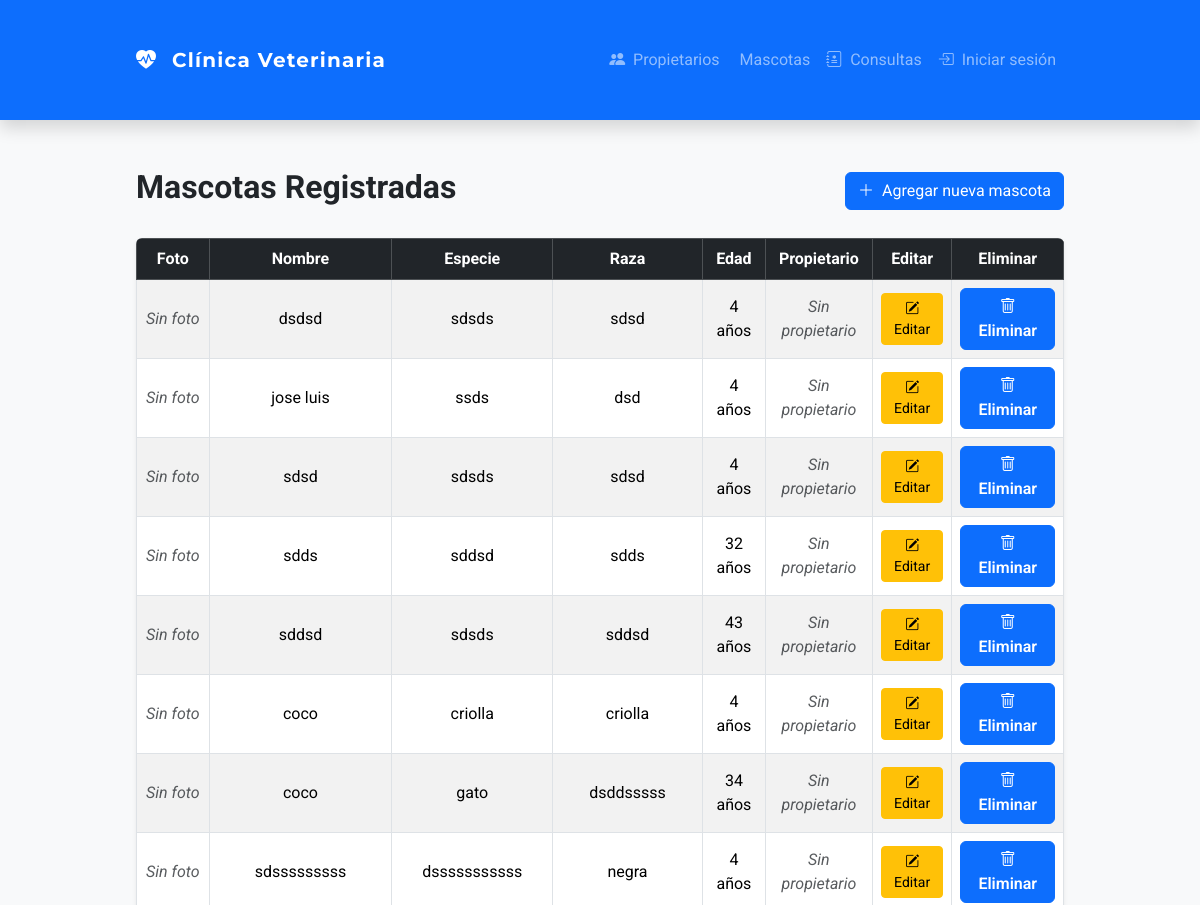
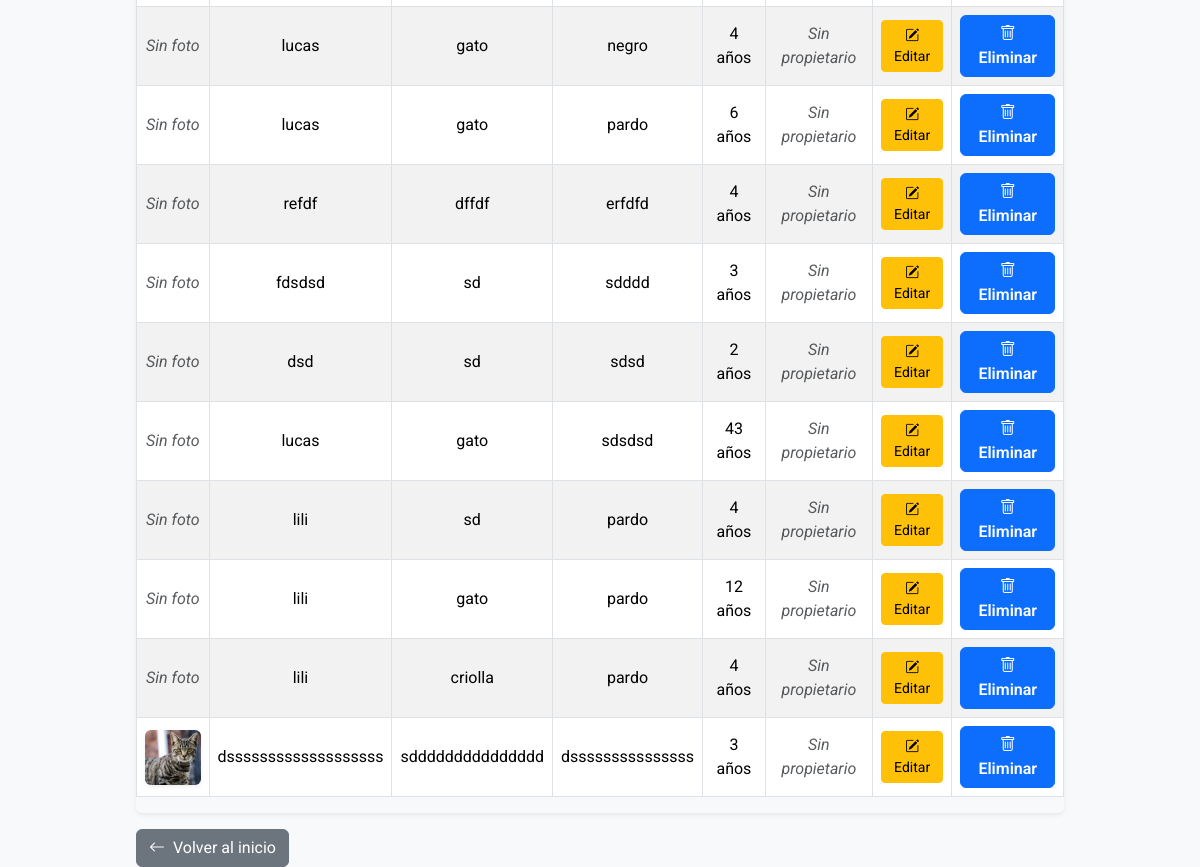
The app's page /mascotas/ with its own data (2 pictures, top to bottom).
### historialApp/models.py (models this page shows, shortened)
class Mascota(models.Model):
    nombre = models.CharField(max_length=100)
    especie = models.CharField(max_length=100)
    raza = models.CharField(max_length=100)
    edad = models.IntegerField()
    propietario = models.ForeignKey('Propietario', on_delete=models.CASCADE)
    foto = models.ImageField(upload_to='fotos_mascotas/', blank=True, null=True)  # <-- Aquí

### historialApp/views.py (the view)
# urls.py: path('mascotas/', views.lista_mascotas, name='lista_mascotas'),
def lista_mascotas(request):
    mascotas = Mascota.objects.all()
    return render(request, 'historialApp/mascotas.html', {'mascotas': mascotas})

### historialApp/templates/historialApp/mascotas.html (shortened to what this page needs)
{% extends 'historialApp/base.html' %}
{% block content %}
<div class="d-flex justify-content-between align-items-center mb-4">
    <h2 class="fw-bold">Mascotas Registradas</h2>
    <a href="{% url 'crear_mascota' %}" class="btn btn-primary" role="button" aria-label="Agregar nueva mascota">
        <i class="bi bi-plus-lg me-1" aria-hidden="true"></i> Agregar nueva mascota
    </a>
</div>
<div class="table-responsive shadow-sm rounded" role="region" aria-label="Lista de mascotas registradas">
    <table class="table table-bordered table-striped table-hover align-middle text-center">
        <thead class="table-dark">
            <tr>
                <th scope="col">Foto</th>
                <th scope="col">Nombre</th>
                <th scope="col">Especie</th>
                <th scope="col">Raza</th>
                <th scope="col">Edad</th>
                <th scope="col">Propietario</th>
                <th scope="col" aria-label="Editar mascota">Editar</th>
                <th scope="col" aria-label="Eliminar mascota">Eliminar</th>
            </tr>
        </thead>
        <tbody>
            {% if mascotas %}
                {% for mascota in mascotas %}
                    <tr>
                        <td>
                            {% if mascota.foto %}
                                <img src="{{ mascota.foto.url }}" alt="Foto de {{ mascota.nombre }}" width="80" height="80" class="rounded shadow-sm img-fluid" loading="lazy">
                            {% else %}
                                <em class="text-muted">Sin foto</em>
                            {% endif %}
                        </td>
                        <td>{{ mascota.nombre }}</td>
                        <td>{{ mascota.especie }}</td>
                        <td>{{ mascota.raza }}</td>
                        <td>{{ mascota.edad }} año{{ mascota.edad|pluralize }}</td>
                        <td>
                            {% if mascota.propietario %}
                                <a href="{% url 'perfil_propietario' mascota.propietario.id %}">
                                    {{ mascota.propietario.nombre }}
                                </a>
                            {% else %}
                                <em class="text-muted">Sin propietario</em>
                            {% endif %}
                        </td>
                        <td>
                            <a href="{% url 'editar_mascota' mascota.id %}" class="btn btn-warning btn-sm" aria-label="Editar mascota {{ mascota.nombre }}">
                                <i class="bi bi-pencil-square" aria-hidden="true"></i> Editar
                            </a>
                        </td>
                        <td>
                            <form action="{% url 'eliminar_mascota' mascota.id %}" method="post" style="display:inline;">
                                <button type="submit" class="btn btn-danger btn-sm" aria-label="Eliminar mascota {{ mascota.nombre }}" onclick="return confirm('¿Estás seguro de eliminar esta mascota?');">
                                    <i class="bi bi-trash" aria-hidden="true"></i> Eliminar
                                </button>
                            </form>
                        </td>
                    </tr>
                {% endfor %}
            {% else %}
                <tr>
                    <td colspan="8" class="text-center text-muted fst-italic">No hay mascotas registradas.</td>
                </tr>
            {% endif %}
        </tbody>
    </table>
</div>
<a href="{% url 'inicio' %}" class="btn btn-secondary mt-3" role="button" aria-label="Volver al inicio">
    <i class="bi bi-arrow-left me-1" aria-hidden="true"></i> Volver al inicio
</a>
{% endblock %}

### historialApp/templates/historialApp/base.html (shortened to what this page needs)
{% load static %}
<!DOCTYPE html>
<html lang="es" class="h-100">
<head>
    <link href="https://cdn.jsdelivr.net/npm/bootstrap@5.3.3/dist/css/bootstrap.min.css" rel="stylesheet">
    <link href="https://cdn.jsdelivr.net/npm/bootstrap-icons@1.10.5/font/bootstrap-icons.css" rel="stylesheet">
    <link href="https://cdn.jsdelivr.net/npm/sweetalert2@11/dist/sweetalert2.min.css" rel="stylesheet">
    <link href="https://cdnjs.cloudflare.com/ajax/libs/toastr.js/latest/toastr.min.css" rel="stylesheet">
    <link rel="stylesheet" href="{% static 'css/estilo.css' %}">
</head>
<body class="d-flex flex-column h-100">
    <nav class="navbar navbar-expand-lg navbar-dark bg-primary shadow sticky-top">
        <div class="container">
            <a class="navbar-brand" href="{% url 'inicio' %}">
                <i class="bi bi-heart-pulse-fill me-2"></i> Clínica Veterinaria
            </a>
            <div class="collapse navbar-collapse" id="navbarSupportedContent">
                <ul class="navbar-nav ms-auto mb-2 mb-lg-0">
                    <li class="nav-item">
                        <a class="nav-link" href="{% url 'lista_propietarios' %}">
                            <i class="bi bi-people-fill me-1"></i> Propietarios
                        </a>
                    </li>
                    <li class="nav-item">
                        <a class="nav-link" href="{% url 'lista_mascotas' %}">
                             Mascotas
                        </a>
                    </li>
                    <li class="nav-item">
                        <a class="nav-link" href="{% url 'lista_consultas' %}">
                            <i class="bi bi-journal-medical me-1"></i> Consultas
                        </a>
                    </li>
                    {% if user.is_authenticated %}
                    <li class="nav-item">
                        <a class="nav-link" href="{% url 'logout' %}">
                            <i class="bi bi-box-arrow-right me-1"></i> Cerrar sesión
                        </a>
                    </li>
                    {% else %}
                    <li class="nav-item">
                        <a class="nav-link" href="{% url 'login' %}">
                            <i class="bi bi-box-arrow-in-right me-1"></i> Iniciar sesión
                        </a>
                    </li>
                    {% endif %}
                </ul>
            </div>
        </div>
    </nav>
    <main class="flex-grow-1 container my-5">
        {% block content %}{% endblock %}
    </main>
</body>
</html>

### historialApp/static/css/estilo.css (style rules this page uses)
* { box-sizing: border-box; }
body { font-family: 'Segoe UI', Tahoma, Geneva, Verdana, sans-serif; background-color: #f8f9fa; margin: 0; padding: 0; color: #212529; }
.container { max-width: 960px; margin: 2rem auto; padding: 0 1rem; }
form { width: 100%; }
button.btn { display: inline-block; font-weight: 600; color: #fff; text-align: center; vertical-align: middle; cursor: pointer; background-color: #0d6efd; border: 1px solid #0d6efd; padding: 0.375rem 0.75rem; font-size: 1rem; border-radius: 0.375rem; transition: background-color 0.15s ease-in-out, border-color 0.15s ease-in-out; user-select: none; }
.d-flex { display: flex !important; }
.justify-content-between { justify-content: space-between !important; }

### historialApp/templates/historialApp/base.html (style rules this page uses)
body { font-family: 'Roboto', sans-serif; background: #f8f9fa; }
.navbar-brand { font-family: 'Montserrat', sans-serif; font-weight: 700; letter-spacing: 1.2px; }

### records on screen
Mascota: shows "Sin foto", nombre "dsdsd", especie "sdsds", raza "sdsd", edad "4", shows "Sin propietario"
Mascota: shows "Sin foto", nombre "jose luis", especie "ssds", raza "dsd", edad "4", shows "Sin propietario"
Mascota: shows "Sin foto", nombre "sdsd", especie "sdsds", raza "sdsd", edad "4", shows "Sin propietario"
Mascota: shows "Sin foto", nombre "sdds", especie "sddsd", raza "sdds", edad "32", shows "Sin propietario"
Mascota: shows "Sin foto", nombre "sddsd", especie "sdsds", raza "sddsd", edad "43", shows "Sin propietario"
Mascota: foto "Sin foto", nombre "coco", especie "criolla", raza "criolla", edad "4", shows "Sin propietario"
Mascota: foto "Sin foto", nombre "coco", especie "gato", raza "dsddsssss", edad "34", shows "Sin propietario"
Mascota: foto "Sin foto", nombre "sdsssssssss", especie "dsssssssssss", raza "negra", edad "4", shows "Sin propietario"
Mascota: foto "Sin foto", nombre "lucas", especie "gato", raza "negro", edad "4", shows "Sin propietario"
Mascota: foto "Sin foto", nombre "lucas", especie "gato", raza "pardo", edad "6", shows "Sin propietario"
Mascota: foto "Sin foto", nombre "refdf", especie "dffdf", raza "erfdfd", edad "4", shows "Sin propietario"
Mascota: foto "Sin foto", nombre "fdsdsd", especie "sd", raza "sdddd", edad "3", shows "Sin propietario"
Mascota: foto "Sin foto", nombre "dsd", especie "sd", raza "sdsd", edad "2", shows "Sin propietario"
Mascota: foto "Sin foto", nombre "lucas", especie "gato", raza "sdsdsd", edad "43", shows "Sin propietario"
Mascota: foto "Sin foto", nombre "lili", especie "sd", raza "pardo", edad "4", shows "Sin propietario"
Mascota: foto "Sin foto", nombre "lili", especie "gato", raza "pardo", edad "12", shows "Sin propietario"
Mascota: foto "Sin foto", nombre "lili", especie "criolla", raza "pardo", edad "4", shows "Sin propietario"
Mascota: foto (picture), nombre "dsssssssssssssssssss", especie "sddddddddddddddd", raza "dsssssssssssssss", edad "3", shows "Sin propietario"
